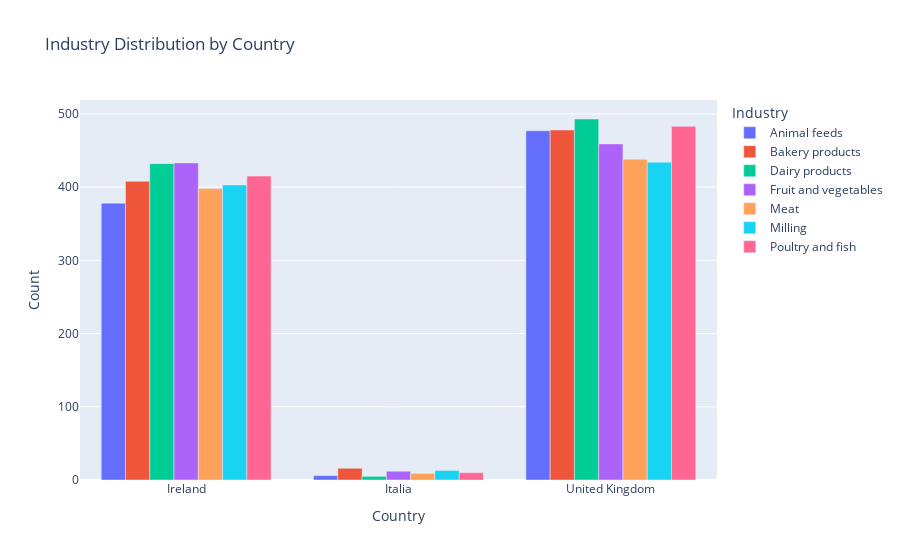

The cell this chart's notebook holds for it:
### Markdown cell above
### **Creation of an interactive bar chart**

### Code cell
DataFrame_Contacts['country'] = DataFrame_Contacts['City/Country'].apply(lambda x: x[1])

DataFrame_Count = DataFrame_Contacts.groupby(['industry', 'country']).size().reset_index(name='count')

Values_Industry = DataFrame_Contacts['industry'].unique().tolist()

Interactive_Chart = px.bar(DataFrame_Count, 
             x='country', 
             y='count', 
             color='industry', 
             barmode='group', 
             title='Industry Distribution by Country',
             labels={'count': 'Count', 'country': 'Country', 'industry': 'Industry'})

Interactive_Chart.show()

DataFrame_Contacts.drop(columns=["country"], inplace=True)

### Figure 1 — Plotly figure (JSON) as saved in the notebook; plotly's stock layout.template omitted (floating-point values rounded to 4 significant figures)
{"data": [{"alignmentgroup": "True", "hovertemplate": "Industry=Animal feeds<br>Country=%{x}<br>Count=%{y}<extra></extra>", "legendgroup": "Animal feeds", "marker": {"color": "#636efa", "pattern": {"shape": ""}}, "name": "Animal feeds", "offsetgroup": "Animal feeds", "orientation": "v", "showlegend": true, "textposition": "auto", "type": "bar", "x": ["Ireland", "Italia", "United Kingdom"], "xaxis": "x", "y": [378, 6, 477], "yaxis": "y"}, {"alignmentgroup": "True", "hovertemplate": "Industry=Bakery products<br>Country=%{x}<br>Count=%{y}<extra></extra>", "legendgroup": "Bakery products", "marker": {"color": "#EF553B", "pattern": {"shape": ""}}, "name": "Bakery products", "offsetgroup": "Bakery products", "orientation": "v", "showlegend": true, "textposition": "auto", "type": "bar", "x": ["Ireland", "Italia", "United Kingdom"], "xaxis": "x", "y": [408, 16, 478], "yaxis": "y"}, {"alignmentgroup": "True", "hovertemplate": "Industry=Dairy products<br>Country=%{x}<br>Count=%{y}<extra></extra>", "legendgroup": "Dairy products", "marker": {"color": "#00cc96", "pattern": {"shape": ""}}, "name": "Dairy products", "offsetgroup": "Dairy products", "orientation": "v", "showlegend": true, "textposition": "auto", "type": "bar", "x": ["Ireland", "Italia", "United Kingdom"], "xaxis": "x", "y": [432, 5, 493], "yaxis": "y"}, {"alignmentgroup": "True", "hovertemplate": "Industry=Fruit and vegetables<br>Country=%{x}<br>Count=%{y}<extra></extra>", "legendgroup": "Fruit and vegetables", "marker": {"color": "#ab63fa", "pattern": {"shape": ""}}, "name": "Fruit and vegetables", "offsetgroup": "Fruit and vegetables", "orientation": "v", "showlegend": true, "textposition": "auto", "type": "bar", "x": ["Ireland", "Italia", "United Kingdom"], "xaxis": "x", "y": [433, 12, 459], "yaxis": "y"}, {"alignmentgroup": "True", "hovertemplate": "Industry=Meat<br>Country=%{x}<br>Count=%{y}<extra></extra>", "legendgroup": "Meat", "marker": {"color": "#FFA15A", "pattern": {"shape": ""}}, "name": "Meat", "offsetgroup": "Meat", "orientation": "v", "showlegend": true, "textposition": "auto", "type": "bar", "x": ["Ireland", "Italia", "United Kingdom"], "xaxis": "x", "y": [398, 9, 438], "yaxis": "y"}, {"alignmentgroup": "True", "hovertemplate": "Industry=Milling<br>Country=%{x}<br>Count=%{y}<extra></extra>", "legendgroup": "Milling", "marker": {"color": "#19d3f3", "pattern": {"shape": ""}}, "name": "Milling", "offsetgroup": "Milling", "orientation": "v", "showlegend": true, "textposition": "auto", "type": "bar", "x": ["Ireland", "Italia", "United Kingdom"], "xaxis": "x", "y": [403, 13, 434], "yaxis": "y"}, {"alignmentgroup": "True", "hovertemplate": "Industry=Poultry and fish<br>Country=%{x}<br>Count=%{y}<extra></extra>", "legendgroup": "Poultry and fish", "marker": {"color": "#FF6692", "pattern": {"shape": ""}}, "name": "Poultry and fish", "offsetgroup": "Poultry and fish", "orientation": "v", "showlegend": true, "textposition": "auto", "type": "bar", "x": ["Ireland", "Italia", "United Kingdom"], "xaxis": "x", "y": [415, 10, 483], "yaxis": "y"}], "layout": {"barmode": "group", "legend": {"title": {"text": "Industry"}, "tracegroupgap": 0}, "title": {"text": "Industry Distribution by Country"}, "xaxis": {"anchor": "y", "domain": [0, 1], "title": {"text": "Country"}}, "yaxis": {"anchor": "x", "domain": [0, 1], "title": {"text": "Count"}}}}
